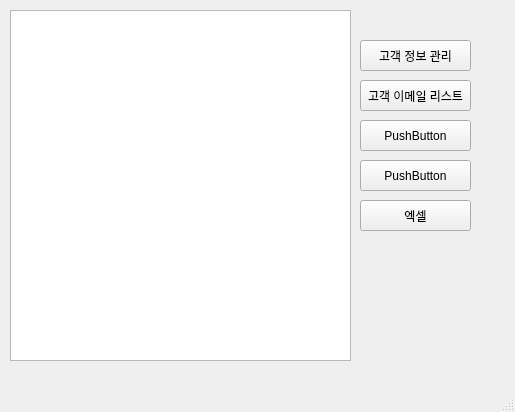
<?xml version="1.0" encoding="UTF-8"?>
<ui version="4.0">
 <class>MainWindow</class>
 <widget class="QMainWindow" name="MainWindow">
  <property name="geometry">
   <rect>
    <x>0</x>
    <y>0</y>
    <width>515</width>
    <height>412</height>
   </rect>
  </property>
  <property name="windowTitle">
   <string>MainWindow</string>
  </property>
  <widget class="QWidget" name="centralwidget">
   <widget class="QPushButton" name="pushButton">
    <property name="geometry">
     <rect>
      <x>360</x>
      <y>40</y>
      <width>111</width>
      <height>31</height>
     </rect>
    </property>
    <property name="text">
     <string>고객 정보 관리</string>
    </property>
   </widget>
   <widget class="QPushButton" name="pushButton_2">
    <property name="geometry">
     <rect>
      <x>360</x>
      <y>80</y>
      <width>111</width>
      <height>31</height>
     </rect>
    </property>
    <property name="text">
     <string>고객 이메일 리스트</string>
    </property>
   </widget>
   <widget class="QPushButton" name="pushButton_3">
    <property name="geometry">
     <rect>
      <x>360</x>
      <y>120</y>
      <width>111</width>
      <height>31</height>
     </rect>
    </property>
    <property name="text">
     <string>PushButton</string>
    </property>
   </widget>
   <widget class="QPushButton" name="pushButton_4">
    <property name="geometry">
     <rect>
      <x>360</x>
      <y>160</y>
      <width>111</width>
      <height>31</height>
     </rect>
    </property>
    <property name="text">
     <string>PushButton</string>
    </property>
   </widget>
   <widget class="QPushButton" name="pushButton_5">
    <property name="geometry">
     <rect>
      <x>360</x>
      <y>200</y>
      <width>111</width>
      <height>31</height>
     </rect>
    </property>
    <property name="text">
     <string>엑셀</string>
    </property>
   </widget>
   <widget class="QTextBrowser" name="mmmmmmmmmmmmmmmmmmmmmmmmmmmm">
    <property name="geometry">
     <rect>
      <x>10</x>
      <y>10</y>
      <width>341</width>
      <height>351</height>
     </rect>
    </property>
   </widget>
  </widget>
  <widget class="QMenuBar" name="menubar">
   <property name="geometry">
    <rect>
     <x>0</x>
     <y>0</y>
     <width>515</width>
     <height>21</height>
    </rect>
   </property>
  </widget>
  <widget class="QStatusBar" name="statusbar"/>
 </widget>
 <resources/>
 <connections/>
</ui>
